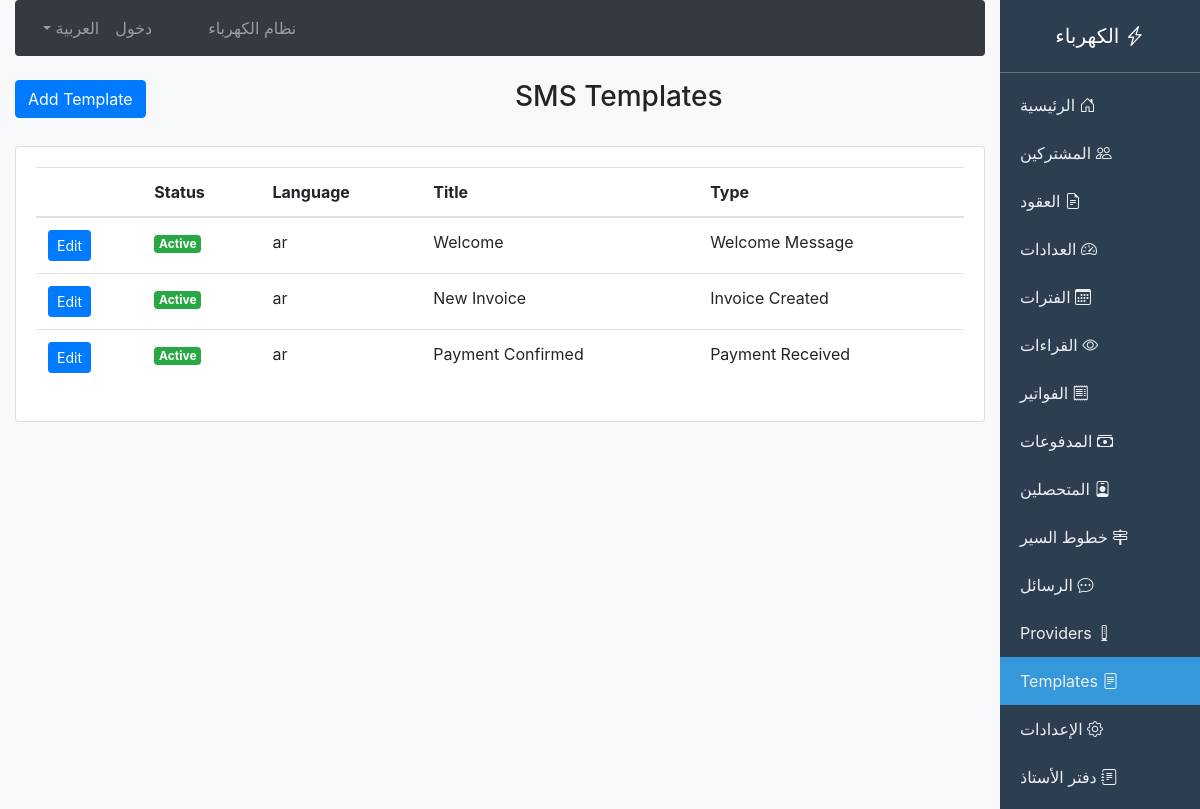
Page /billing/sms/templates/ on the committed database.
### billing/models.py (models this page shows, shortened)
class SMSTemplate(models.Model):
    class TemplateType(models.TextChoices):
        INVOICE_CREATED = 'InvoiceCreated', 'Invoice Created'
        PAYMENT_RECEIVED = 'PaymentReceived', 'Payment Received'
        BILL_DUE_SOON = 'BillDueSoon', 'Bill Due Soon'
        BILL_OVERDUE = 'BillOverdue', 'Bill Overdue'
        METER_READING_REMINDER = 'MeterReadingReminder', 'Meter Reading Reminder'
        CONTRACT_EXPIRY_ALERT = 'ContractExpiryAlert', 'Contract Expiry Alert'
        WELCOME_MESSAGE = 'WelcomeMessage', 'Welcome Message'
        PAYMENT_REMINDER = 'PaymentReminder', 'Payment Reminder'
        READING_APPROVED = 'ReadingApproved', 'Reading Approved'
        READING_REJECTED = 'ReadingRejected', 'Reading Rejected'
        CUSTOM = 'Custom', 'Custom'
    template_type = models.CharField(max_length=30, choices=TemplateType.choices)
    title_ar = models.CharField(max_length=200, blank=True)
    title_en = models.CharField(max_length=200, blank=True)
    content_template_ar = models.TextField()
    content_template_en = models.TextField(blank=True)
    variables_allowed = models.TextField(blank=True)
    language = models.CharField(max_length=2, default='ar')
    is_active = models.BooleanField(default=True)
    created_at = models.DateTimeField(auto_now_add=True)

### billing/views.py (the view)
# urls.py: path('sms/templates/', views.sms_template_list, name='sms_template_list'),
def sms_template_list(request):
    templates = SMSTemplate.objects.all()
    return render(request, 'billing/sms_template_list.html', {'templates': templates})

### billing/context_processors.py (called while the page is built)
def language_context(request):
    lang = getattr(request, 'session', {}).get('django_language', 'ar')
    if not lang:
        lang = 'ar'
    return {
        'LANGUAGE_CODE': lang,
        'LANGUAGE_NAME': 'العربية' if lang == 'ar' else 'English'
    }

### templates/billing/sms_template_list.html (shortened to what this page needs)
{% extends 'billing/base.html' %}
{% block content %}
<div class="row mb-4">
    <div class="col-md-6">
        <h3>SMS Templates</h3>
    </div>
    <div class="col-md-6 text-left">
        <a href="{% url 'sms_template_create' %}" class="btn btn-primary">Add Template</a>
    </div>
</div>
<div class="card">
    <div class="card-body">
        <table class="table">
            <thead>
                <tr>
                    <th>Type</th>
                    <th>Title</th>
                    <th>Language</th>
                    <th>Status</th>
                    <th></th>
                </tr>
            </thead>
            <tbody>
                {% for template in templates %}
                <tr>
                    <td>{{ template.get_template_type_display }}</td>
                    <td>{{ template.title_ar }}</td>
                    <td>{{ template.language }}</td>
                    <td>{% if template.is_active %}<span class="badge badge-success">Active</span>{% else %}<span class="badge badge-secondary">Inactive</span>{% endif %}</td>
                    <td><a href="{% url 'sms_template_edit' template.id %}" class="btn btn-sm btn-primary">Edit</a></td>
                </tr>
                {% empty %}
                <tr><td colspan="5" class="text-center">No templates</td></tr>
                {% endfor %}
            </tbody>
        </table>
    </div>
</div>
{% endblock %}

### rows in the picture
SMSTemplate: template_type "Welcome Message", title_ar "Welcome", language "ar", is_active "Active"
SMSTemplate: template_type "Invoice Created", title_ar "New Invoice", language "ar", is_active "Active"
SMSTemplate: template_type "Payment Received", title_ar "Payment Confirmed", language "ar", is_active "Active"
